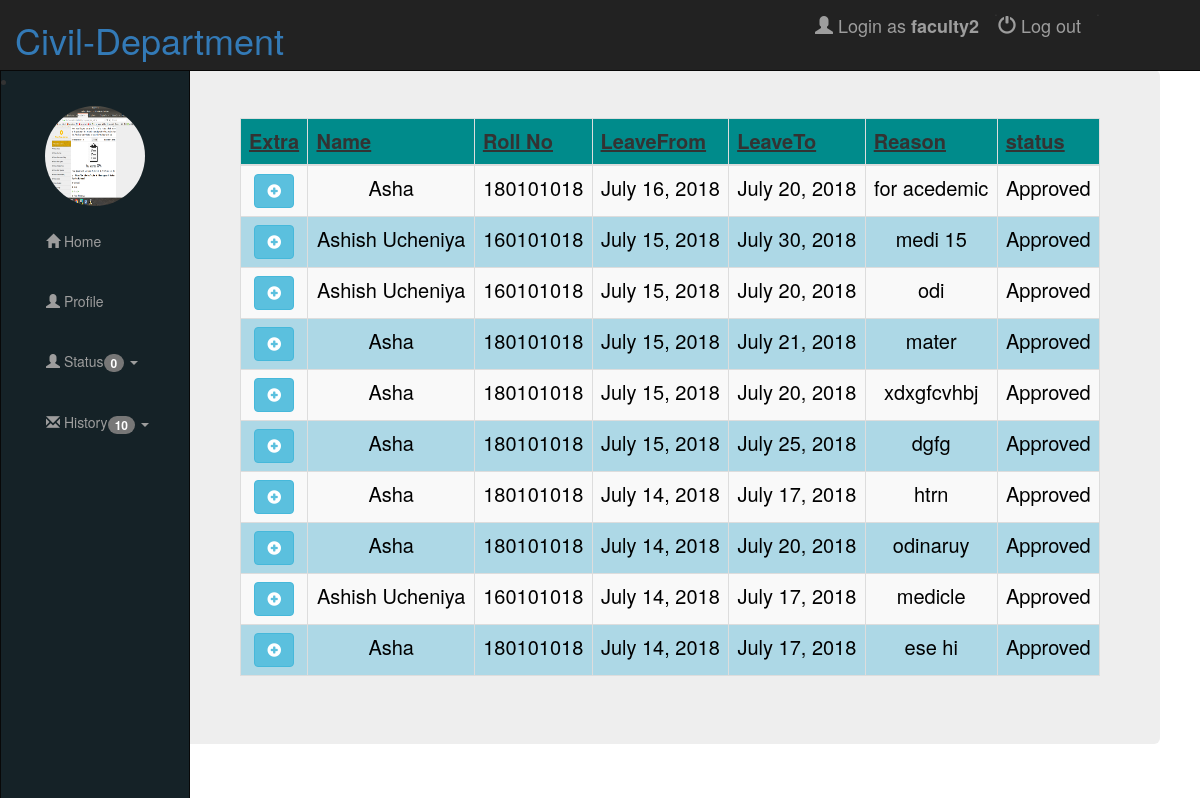
/faculty/SV_leave_history (signed in), run on the app's committed database.
### leave/models.py (models this page shows, shortened)
class User(AbstractUser):
    is_student = models.BooleanField(default=False)
    is_faculty = models.BooleanField(default=False)
    is_office = models.BooleanField(default=False)
    is_dppc = models.BooleanField(default=False)
    is_hod = models.BooleanField(default=False)

class Faculty(models.Model):
    user = models.OneToOneField(User, on_delete=models.CASCADE, related_name='facultys')
    Name = models.CharField(max_length=200, blank=True, default="")
    profile_pic = models.ImageField(upload_to='faculty', blank=True, null=True, default=" ")
    faculty_id = models.CharField(max_length=128, blank=False)
    webmail = models.CharField(max_length=128, blank=False)
    mob_num = models.CharField(max_length=128, blank=False)

class ApplyLeave(models.Model):
    LeaveId = models.ForeignKey(Student, on_delete=models.CASCADE, related_name='applyleaves')
    LeaveFrom = models.DateField()
    LeaveTo = models.DateField()
    TypeOfLeave = models.CharField(max_length=255, choices=TYPEOFLEAVE, blank=False, default="")
    ReasonForLeave = models.CharField(max_length=200)
    Doc1 = models.FileField(upload_to='documents', blank=True, null=True)
    Doc2 = models.FileField(upload_to='documents', blank=True, null=True)
    AddressWhileOnLeave = models.CharField(max_length=200)
    PhoneNumberWhileOnLeave = models.CharField(max_length=20)
    DateOfApply = models.DateField(default=datetime.now)
    Flag = models.IntegerField(default=0)
    SentTo = MultiSelectField(choices=SENT_TO)

class Student(models.Model):
    user = models.OneToOneField(User, on_delete=models.CASCADE, related_name='students')
    Name = models.CharField(max_length=200, blank=True, default="")
    profile_pic = models.ImageField(upload_to='student', blank=True, null=True)
    roll_no = models.CharField(max_length=128, blank=False, default=" ", unique=True)
    gender = models.CharField(max_length=10, choices=GENDER, blank=False)
    webmail = models.CharField(max_length=128, blank=False, unique=True)
    course = models.CharField(max_length=128, choices=COURSE, blank=True)
    acedemic_year = models.IntegerField(choices=ACADEMIC_YEAR, default=0)
    present_semester = models.IntegerField(choices=SEMESTER, null=True, blank=True)
    hostel_name = models.CharField(max_length=255, choices=HOSTEL_CHOICES, blank=True, default="")
    room_number = models.CharField(max_length=10, blank=True, default="")
    mob_number = models.CharField(max_length=15, blank=False, default=" ")
    emergency_mob_num = models.CharField(max_length=15, blank=True, default=" ")
    TA_instructor = models.CharField(max_length=200, blank=True, default="", )
    Supervisor_1 = models.CharField(max_length=200, blank=True, default="")
    Odinary = models.IntegerField( blank=False, default=15)
    Medical = models.IntegerField( blank=False, default=15)
    Acedemic = models.IntegerField( blank=False, default=30)
    Maternity = models.IntegerField( blank=False, default=135)
    Paternity = models.IntegerField( blank=False, default=15)

### leave/views/faculty.py (the view)
# urls.py: path('SV_leave_history', faculty.SVLeaveHistory, name='sv_history'),
@login_required
@faculty_required
def SVLeaveHistory(request):
    StudentstofFaculty = Student.objects.all().filter(Supervisor_1=request.user)
    AllLeavesofStudent = ApplyLeave.objects.all().filter(Q(Flag=5) & Q(LeaveId__in=StudentstofFaculty)).order_by('-pk')
    FacultyStudent = Student.objects.all().filter(TA_instructor=request.user)
    TaLength = ApplyLeave.objects.all().filter(Q(Flag=1) & Q(LeaveId__in=FacultyStudent)).count()
    SvLength = ApplyLeave.objects.all().filter(Q(Flag=2) & Q(LeaveId__in=StudentstofFaculty)).count()
    TaHistory = ApplyLeave.objects.all().filter(Q(Flag=5) & Q(LeaveId__in=FacultyStudent)).order_by('-pk').count()
    SvHistory = AllLeavesofStudent.count()
    try:
        user_obj = Faculty.objects.get(user=request.user)
        return render(request, 'faculty/SvHistory.html', {"AllLeaves": AllLeavesofStudent,
                                                          'TaLength': TaLength,
                                                          'SvLength': SvLength,
                                                          'SvHistory': SvHistory,
                                                          'TaHistory': TaHistory,
                                                          'user_obj': user_obj,
                                                          })
    except:
        return render(request, 'faculty/SvHistory.html', {"AllLeaves": AllLeavesofStudent,
                                                          'TaLength': TaLength,
                                                          'SvLength': SvLength,
                                                          'SvHistory': SvHistory,
                                                          'TaHistory': TaHistory,
                                                          })

### templates/faculty/SvHistory.html (shortened to what this page needs)
<!DOCTYPE html>
{% extends "faculty/faculty_dashboard.html" %}
{% load staticfiles %}
{% block facul %}
<div class="jumbotron">
    {% if AllLeaves %}
    <table class="table table-striped table-dark table-bordered table-hover " id="mydata">
        <thead>
        <tr>
            <th>Extra</th>
            <th>Name</th>
            <th>Roll No</th>
            <th>LeaveFrom</th>
            <th>LeaveTo</th>
            <th>Reason</th>
            <th>status</th>
        </tr>
        </thead>
        <tbody>
        {% for leave in AllLeaves %}
        <tr>
            <td>
                        <button type="button" class="btn btn-info" data-toggle="modal"
                                data-target="#demo{{ leave.id }}">
                            <span class="glyphicon glyphicon-plus-sign"></span>
                        </button>
                    </td>
            <td>{{leave.LeaveId.Name}}</td>
            <td>{{leave.LeaveId.roll_no}}</td>
            <td>{{leave.LeaveFrom}}</td>
            <td>{{leave.LeaveTo}}</td>
            <td>{{leave.ReasonForLeave}}</td>
            <td>
                {% if leave.Flag == 5 %}
                Approved
                {% else%}
                Cancelled
                {% endif %}
            </td>
        </tr>
        {% endfor %}
        </tbody>
    </table>
</div>
{% else %}
<p>no request available</p>
{% endif %}
</div>
{% endblock %}

### templates/faculty/faculty_dashboard.html (shortened to what this page needs)
<!DOCTYPE html>
{% extends "base.html" %}
{% load staticfiles %}
{% block body_block %}
    <div class="navbar navbar-inverse navbar-fixed-left">
    {% if user_obj.profile_pic %}
    <li><img src="{{ user_obj.profile_pic.url}}" class="img-circle" height="100" width="100"></li>
    {% else %}
    <li><img src="#" class="img-circle" height="100" width="100"></li>
    {% endif %}
    <ul class="nav navbar-nav">
        <li><a href="{% url 'faculty:fac_dash_board' %}"><span class="glyphicon glyphicon-home"></span>  Home</a></li>
        <li><a href="{% url 'faculty:edit_profile' user.id %}"><span class="glyphicon glyphicon-user"></span>  Profile</a></li>
        <li class="dropdown"><a href="#" class="dropdown-toggle" data-toggle="dropdown">
            <span class="glyphicon glyphicon-user"></span>
            Status<span class="badge">{{TaLength|add:SvLength}}</span>
            <span class="caret"></span></a>
        </li>
        <li class="dropdown"><a href="#" class="dropdown-toggle" data-toggle="dropdown"><span class="glyphicon glyphicon-envelope"></span>
            History<span class="badge">{{ TaHistory|add:SvHistory}}</span>
            <span class="caret"></span></a>
        </li>
    </ul>
</div>
<div class="main">
    {% block facul %}
    {% endblock %}
</div>
{% endblock %}

### templates/header.html (shortened to what this page needs)
<nav class="navbar navbar-inverse navbar-fixed-top">
    <div class="container-fluid">
        <div class="row">
            <div class=" col-md-6 ">
                <div class="navbar-header">
                    <div class="col-6">
                        <h1 class="logo">
                            <a href="{% url 'home' %}">Civil-Department</a>
                        </h1>
                    </div>
                </div>
            </div>
            <div class=" col-md-5 ">
            <ul class="nav navbar-nav navbar-right">
                {% if user.is_authenticated %}
                    <li><a href="#" class="navbar-brand" role="button">
                        <span class="glyphicon glyphicon-user" aria-hidden="true"></span>&nbsp;Login as
                        <strong>{{ user.username }}</strong></a>.
                    </li>
                    <li><a href="{% url 'logout' %}" class="navbar-brand" role="button">
                        <span class="glyphicon glyphicon-off" aria-hidden="true"></span>&nbsp;Log out</a>.
                    </li>
                {% endif %}
            </ul>
            </div>
        </div>
</nav>

### static/css/style.css (style rules this page uses)
.container .navbar-fixed-left { width: 190px; position: fixed; border-radius: 0; height: 100%; left: 0px; background: #152227; }
.container .navbar-fixed-left .img-circle { margin-top: 15px; }
.container .navbar-fixed-left .navbar-nav > li { float: none; width: 149px; position:center; margin-left: 30px; margin-top: 10px; }
.container .navbar-fixed-left + .main { padding-left: 100px; }
.container .main { margin-left: 50px; font-size: 20px; padding: 0px 10px; }
table { border: 2px solid darkgreen; border-spacing: 0px; background-color: lightblue; border-collapse: collapse; }
thead { font-weight: bold; text-decoration: underline; background-color: darkcyan; }
th { border: 1px solid white; padding: 4px; }
td { text-align: center; vertical-align: middle; padding: 4px; border: 1px solid #000; color: black; }
img { display: block; margin-left: auto; margin-right: auto; }

### data on the page
User: username "faculty2"
Faculty: profile_pic (picture)
ApplyLeave: LeaveId.Name "Asha", LeaveId.roll_no "180101018", LeaveFrom "July 16, 2018", LeaveTo "July 20, 2018", ReasonForLeave "for acedemic", Flag "Approved"
ApplyLeave: LeaveId.Name "Ashish Ucheniya", LeaveId.roll_no "160101018", LeaveFrom "July 15, 2018", LeaveTo "July 30, 2018", ReasonForLeave "medi 15", Flag "Approved"
ApplyLeave: LeaveId.Name "Ashish Ucheniya", LeaveId.roll_no "160101018", LeaveFrom "July 15, 2018", LeaveTo "July 20, 2018", ReasonForLeave "odi", Flag "Approved"
ApplyLeave: LeaveId.Name "Asha", LeaveId.roll_no "180101018", LeaveFrom "July 15, 2018", LeaveTo "July 21, 2018", ReasonForLeave "mater", Flag "Approved"
ApplyLeave: LeaveId.Name "Asha", LeaveId.roll_no "180101018", LeaveFrom "July 15, 2018", LeaveTo "July 20, 2018", ReasonForLeave "xdxgfcvhbj", Flag "Approved"
ApplyLeave: LeaveId.Name "Asha", LeaveId.roll_no "180101018", LeaveFrom "July 15, 2018", LeaveTo "July 25, 2018", ReasonForLeave "dgfg", Flag "Approved"
ApplyLeave: LeaveId.Name "Asha", LeaveId.roll_no "180101018", LeaveFrom "July 14, 2018", LeaveTo "July 17, 2018", ReasonForLeave "htrn", Flag "Approved"
ApplyLeave: LeaveId.Name "Asha", LeaveId.roll_no "180101018", LeaveFrom "July 14, 2018", LeaveTo "July 20, 2018", ReasonForLeave "odinaruy", Flag "Approved"
ApplyLeave: LeaveId.Name "Ashish Ucheniya", LeaveId.roll_no "160101018", LeaveFrom "July 14, 2018", LeaveTo "July 17, 2018", ReasonForLeave "medicle", Flag "Approved"
ApplyLeave: LeaveId.Name "Asha", LeaveId.roll_no "180101018", LeaveFrom "July 14, 2018", LeaveTo "July 17, 2018", ReasonForLeave "ese hi", Flag "Approved"

### other printed values
{{ TaLength|add:SvLength }} "0"
{{ TaHistory|add:SvHistory }} "10"
